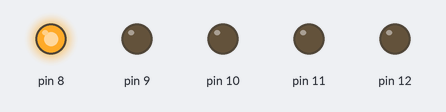
A sketch run on a simulated Arduino Uno, built with avr-gcc and run on an emulated ATmega328P. Shown: output pins drawn as LEDs (lit = HIGH).

Above: at 0.05 s.
At 1.15 s:
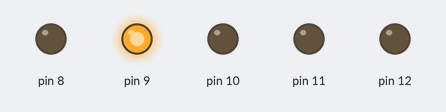
At 2.25 s:
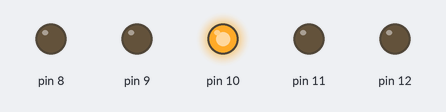
At 4.65 s:
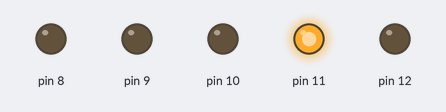
At 6.85 s:
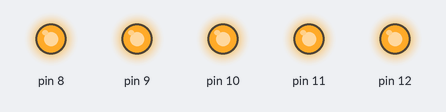
At 9.15 s:
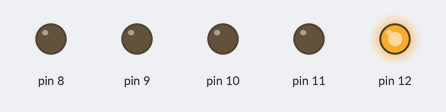
Timing chart, 0 to 9.4 s (numbered marks = the images above):
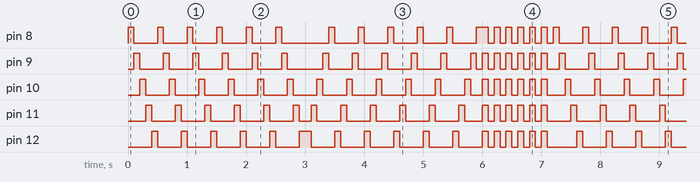

The sketch:

bucle_con_for.ino
```cpp
int tiempo=100;
void setup (){
  for (int i=8;i<=12;i++) pinMode(i,OUTPUT);
}

void loop (){
  for(int veces=1; veces<=6; veces++){
 for(int i=8;i<=12;i++){
 digitalWrite(i,HIGH);
 delay(tiempo);
 digitalWrite(i,LOW);
}
  }
for(int veces=1; veces<=6; veces++){
for(int i=12;i>=8;i--){
 digitalWrite(i,HIGH);
 delay(tiempo);
 digitalWrite(i,LOW);
}
}


for(int veces=1; veces<=6; veces++){
for(int i=12;i>=8;i--)
digitalWrite(i,HIGH);
 delay(tiempo);
 for(int i=12;i>=8;i--)
 digitalWrite(i,LOW);
 delay(tiempo);
}
}
```

Measured:
- by itself, pin 8–12: moves between LOW and HIGH, repeating every 7.2 s
- by itself, everything shown: repeats every 7.2 s, in 71 steps
